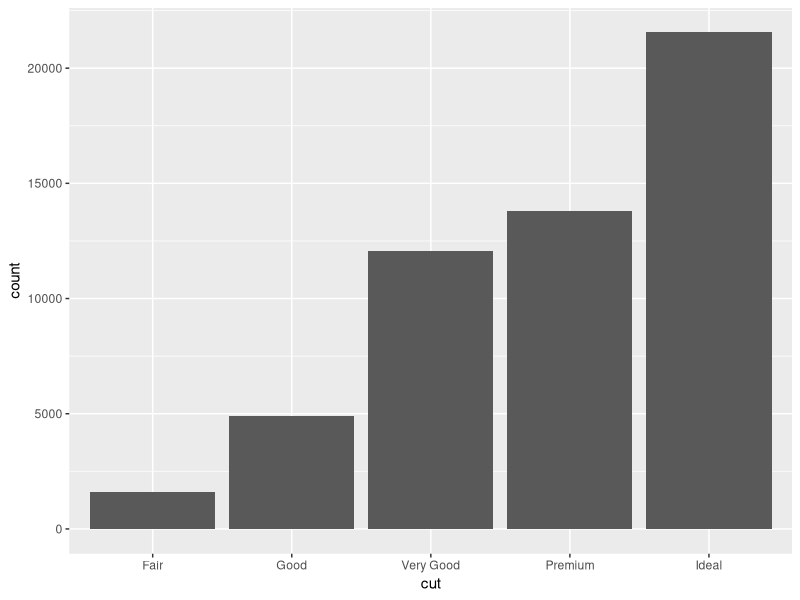
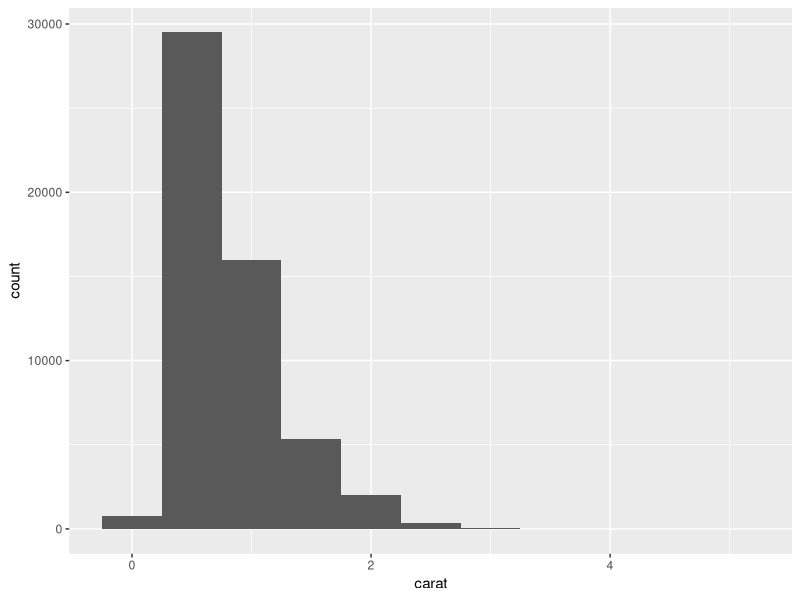
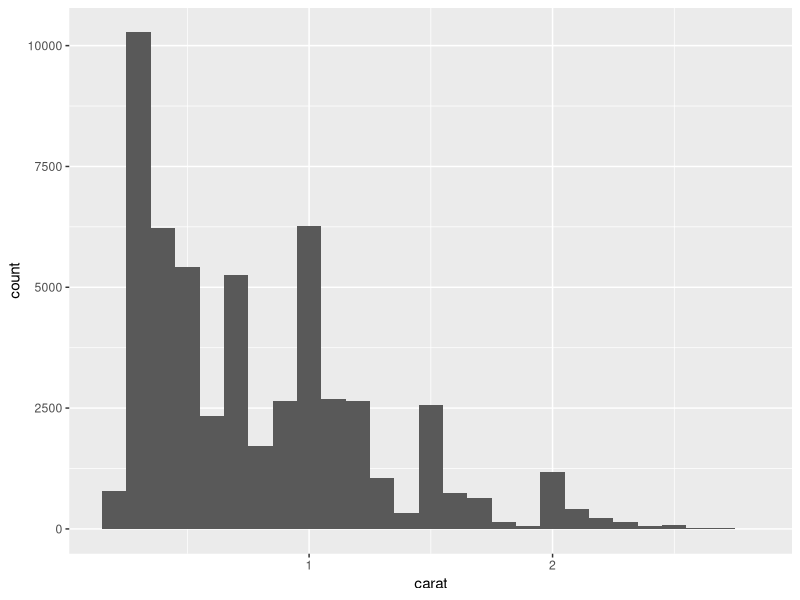
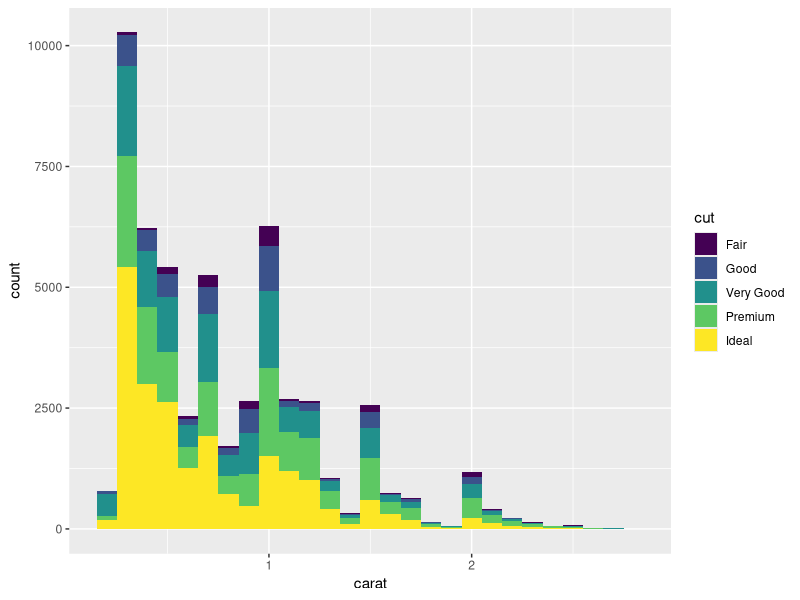
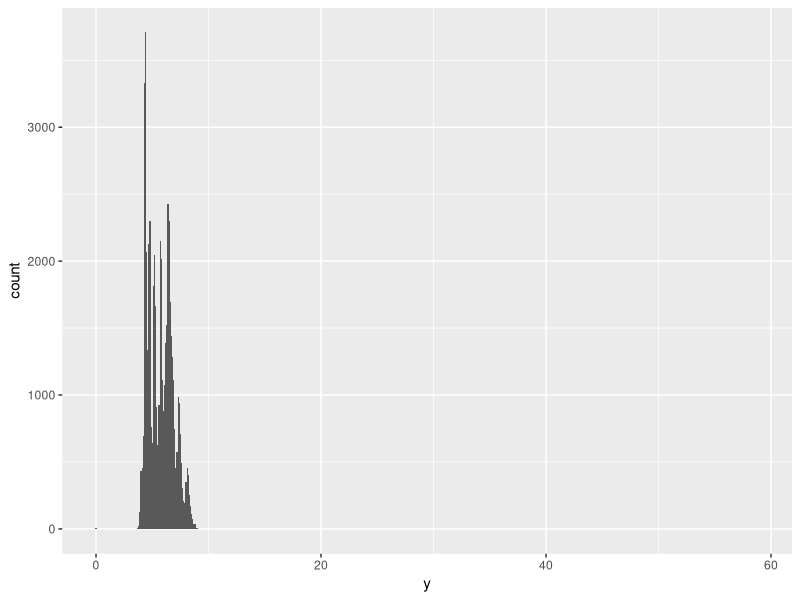
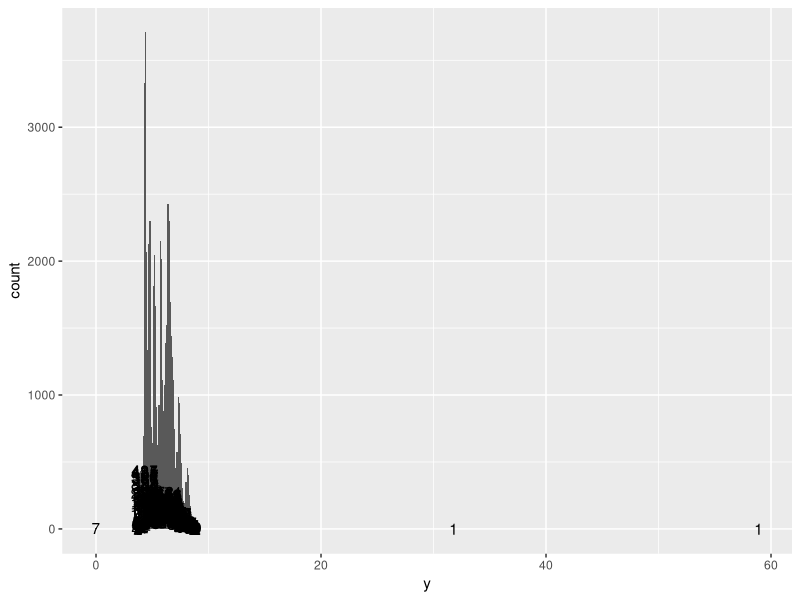
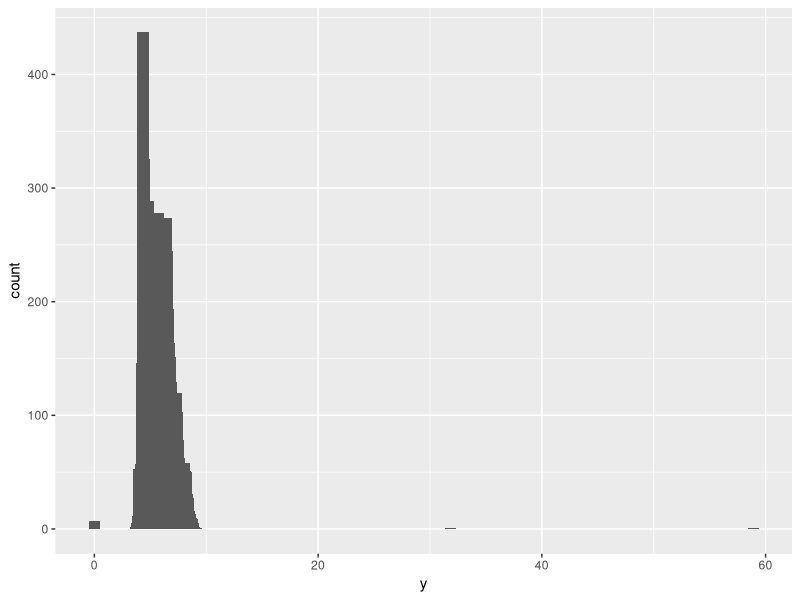
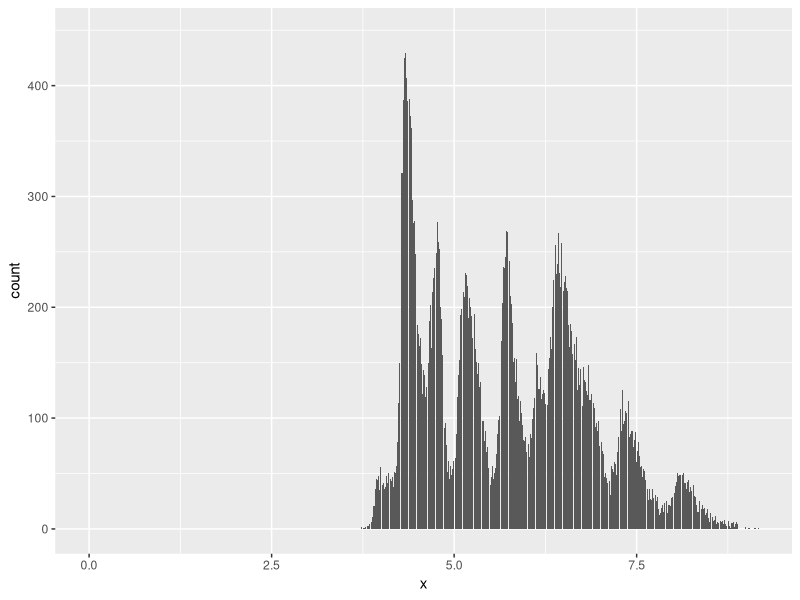

Write the R code that produced these figures, in order.
#23-0211 #sat 02:19

library(tidyverse)

diamonds
diamonds |> group_by(cut) |> summarise(n = n())
diamonds |> count(cut)
diamonds |> ggplot(aes(x = cut)) + geom_bar()

#그래프
diamonds |> ggplot(aes(x = carat)) + 
  geom_histogram(binwidth = .5)
args(geom_histogram)

diamonds |> dim()
diamonds$carat |> n_distinct()
range(diamonds$carat) #최소 #최대

summary(diamonds)
args(cut_width)

#연속형의 수량을 계산할 때 -----------------------------
diamonds |> count(cut_width(carat, .1)) #중요

#수량 변경한 후 그래프
diamonds |> filter(carat < 3) -> smaller
smaller |> ggplot(aes(x = carat)) + 
  geom_histogram(binwidth = .1)

smaller |> ggplot(aes(x = carat)) + 
  geom_histogram(binwidth = .1, aes(fill = cut))

#faithful
faithfuld

#이상값
smaller |> ggplot(aes(x = y, y = stat(count))) +
  geom_histogram(binwidth = .1) 

smaller |> ggplot(aes(x = y)) +
  geom_histogram(binwidth = .1) +
  geom_text(aes(label = ..count..), stat = "count")
  #geom_label(aes(label = stat(count)), stat = "count")

  
  smaller |> ggplot(aes(x = y, y = stat(count))) +
    geom_bar(width = 1)
  
  args(geom_bar)
args(geom_label)
args(geom_text)



args(geom_text)


#dataset 만들기
smaller |> count(cut_width(y, width = 1))

smaller -> smaller2
smaller2
summary(smaller2)

  #EDA x, y
smaller |> count(cut_width(x, width = 1))
smaller |> count(cut_width(z, width = 1))

smaller |> ggplot(aes(x = x)) + 
  geom_histogram(stat = "count")

smaller |> ggplot(aes(x = z)) + 
  geom_histogram(stat = "count") +
  coord_cartesian(ylim = c(0,50))

#




























